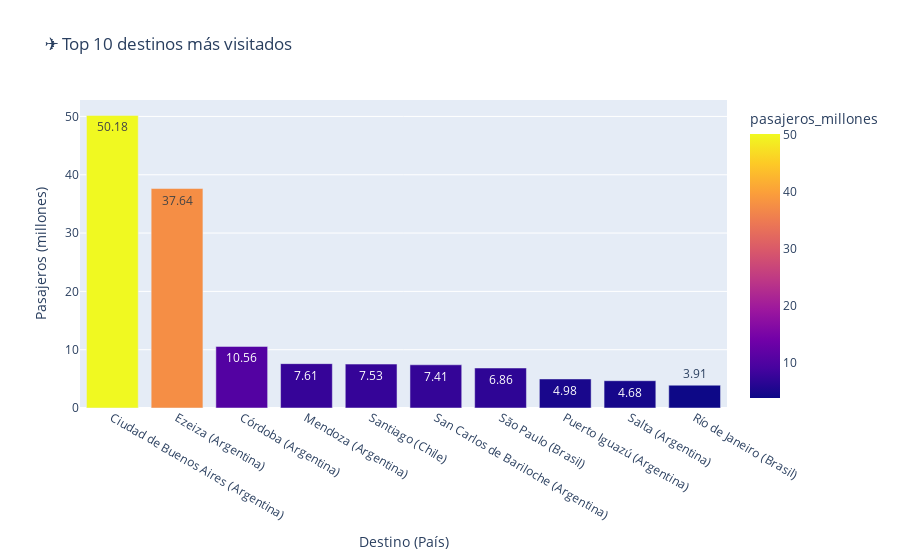

The code cell stored with this chart in its notebook:
### Markdown cell above
3. Construcción del dashboard
Se usará notebook de jupyter para crear dashboard con la información de la base de datos.
Se eligió Plotly para la visualización de gráficos.

### Code cell
#pip install plotly
#pip install nbformat
#pip install --upgrade --force-reinstall nbformat

import pandas as pd
import plotly.express as px

# Cargar datos de MySQL a dataframe
df_vuelos_sql = pd.read_sql("SELECT * FROM tb_vuelos", con=engine_db)

### TOP destinos más visitados

# Agrupar por destino y sumar pasajeros
destino_mas_visitado = df_vuelos_sql.groupby(["destino_localidad","destino_pais"])["pasajeros"].sum().sort_values(ascending=False)

# Mostrar el top 1
print("🛬 Destino más visitado:")
print(destino_mas_visitado.head(1))

# Top 10 de los más visitados
top_destinos = destino_mas_visitado.head(10).reset_index()
top_destinos["destino_etiqueta"] = top_destinos["destino_localidad"] + " (" + top_destinos["destino_pais"] + ")"

# Convertir cantidad pasajeros en millones
top_destinos["pasajeros_millones"] = (top_destinos["pasajeros"] / 1_000_000).round(3)


fig = px.bar(
    top_destinos,
    x="destino_etiqueta",
    y="pasajeros_millones",
    title="✈️ Top 10 destinos más visitados",
    color="pasajeros_millones",
    text="pasajeros_millones"
)
fig.update_layout(xaxis_title="Destino (País)", yaxis_title="Pasajeros (millones)")
fig.show()

### Figure 1 — Plotly figure (JSON) as saved in the notebook; plotly's stock layout.template omitted (floating-point values rounded to 4 significant figures)
{"data": [{"hovertemplate": "destino_etiqueta=%{x}<br>pasajeros_millones=%{marker.color}<extra></extra>", "legendgroup": "", "marker": {"color": [50.18, 37.64, 10.56, 7.61, 7.53, 7.41, 6.86, 4.98, 4.68, 3.91], "coloraxis": "coloraxis", "pattern": {"shape": ""}}, "name": "", "orientation": "v", "showlegend": false, "text": [50.18, 37.64, 10.56, 7.61, 7.53, 7.41, 6.86, 4.98, 4.68, 3.91], "textposition": "auto", "type": "bar", "x": ["Ciudad de Buenos Aires (Argentina)", "Ezeiza (Argentina)", "Córdoba (Argentina)", "Mendoza (Argentina)", "Santiago (Chile)", "San Carlos de Bariloche (Argentina)", "São Paulo (Brasil)", "Puerto Iguazú (Argentina)", "Salta (Argentina)", "Río de Janeiro (Brasil)"], "xaxis": "x", "y": [50.18, 37.64, 10.56, 7.61, 7.53, 7.41, 6.86, 4.98, 4.68, 3.91], "yaxis": "y"}], "layout": {"barmode": "relative", "coloraxis": {"colorbar": {"title": {"text": "pasajeros_millones"}}, "colorscale": [[0, "#0d0887"], [0.1111, "#46039f"], [0.2222, "#7201a8"], [0.3333, "#9c179e"], [0.4444, "#bd3786"], [0.5556, "#d8576b"], [0.6667, "#ed7953"], [0.7778, "#fb9f3a"], [0.8889, "#fdca26"], [1, "#f0f921"]]}, "legend": {"tracegroupgap": 0}, "title": {"text": "✈️ Top 10 destinos más visitados"}, "xaxis": {"anchor": "y", "domain": [0, 1], "title": {"text": "Destino (País)"}}, "yaxis": {"anchor": "x", "domain": [0, 1], "title": {"text": "Pasajeros (millones)"}}}}
